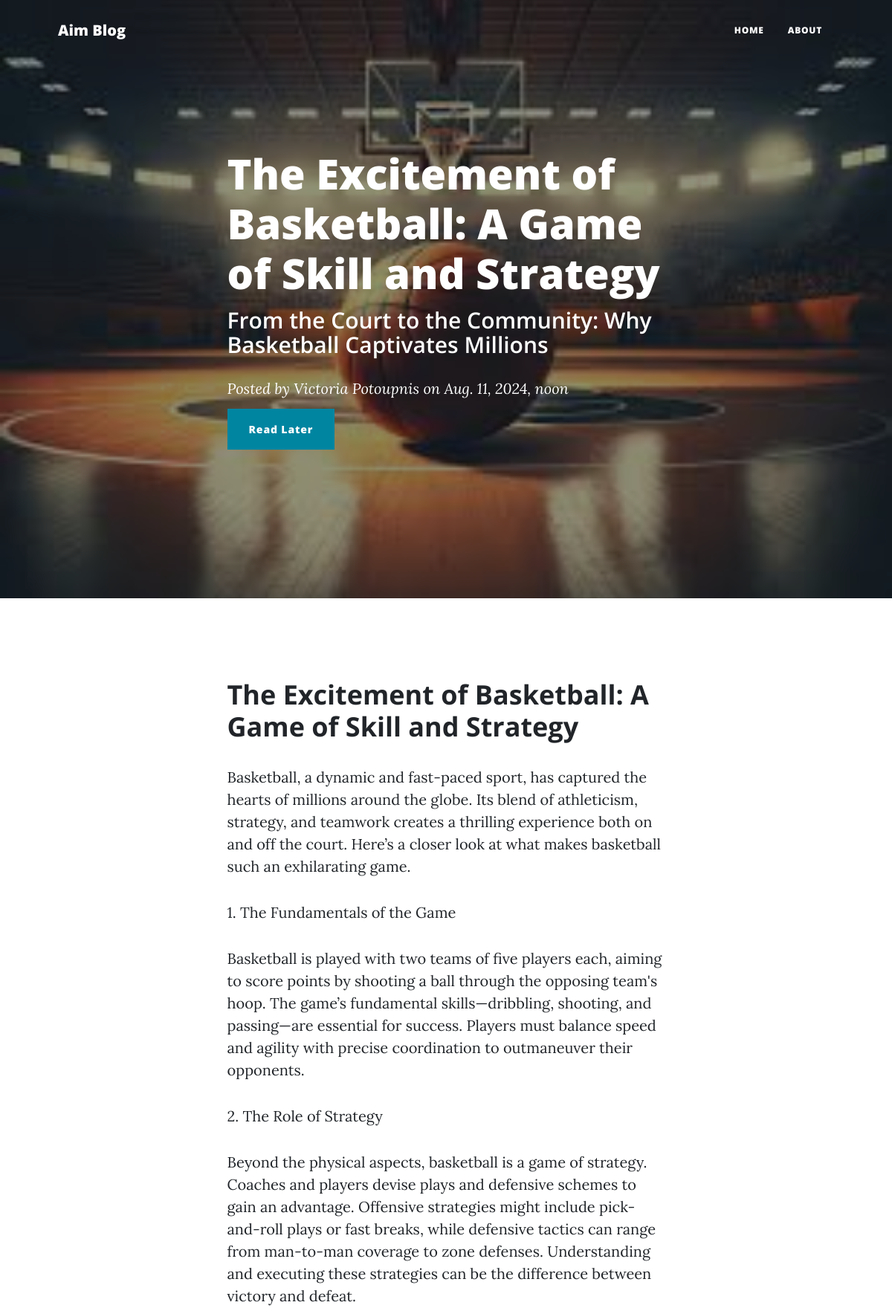
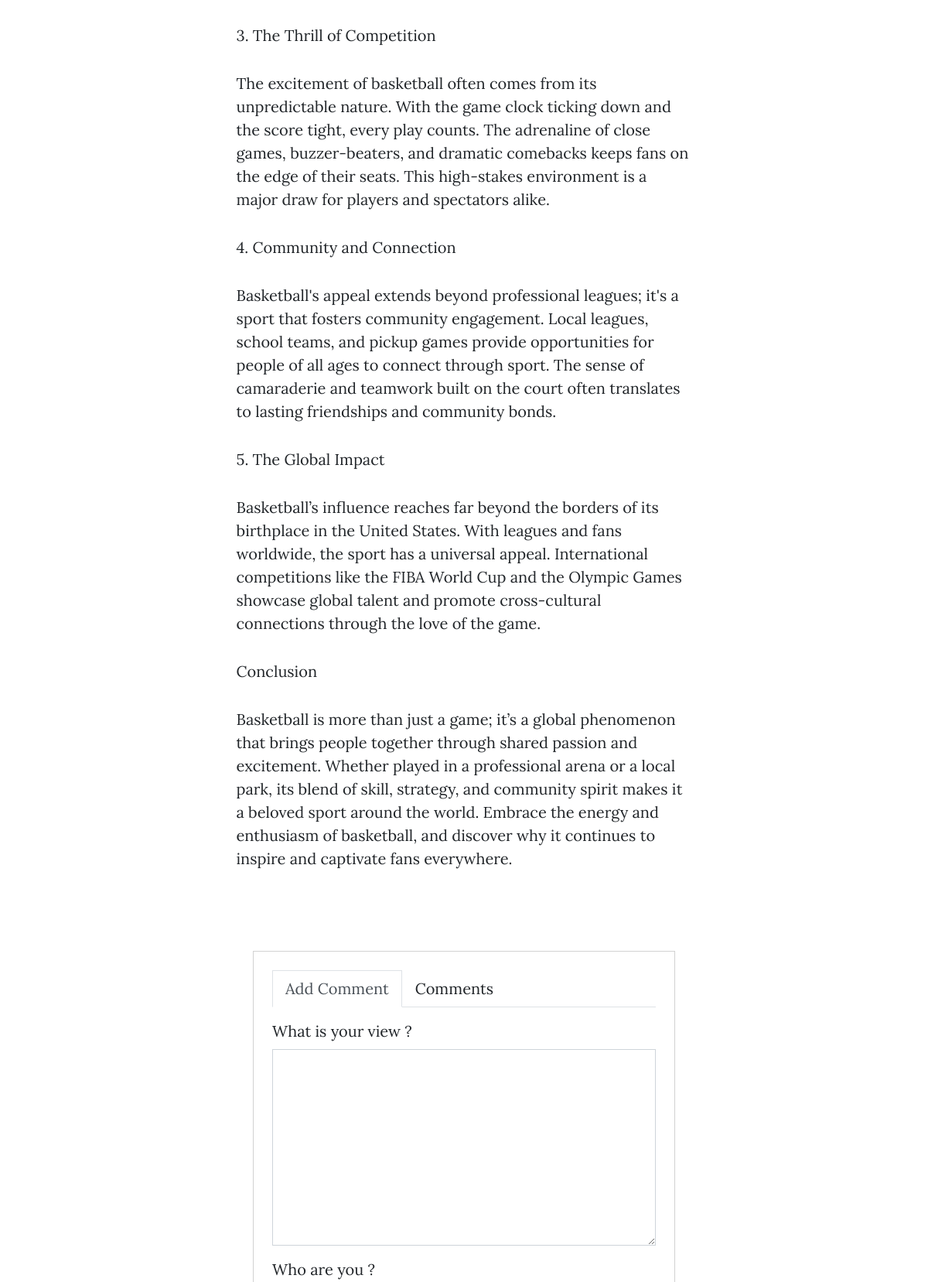
The page /blog/posts/the-excitement-of-basketball-a-game-of-skill-and-strategy (upper part) on the database its author committed (2 pictures, top to bottom).
### blog/models.py (models this page shows, shortened)
class Post(models.Model):
    title = models.CharField(max_length=200, null=False)
    subtitle = models.CharField(max_length=200, null=False, default='')
    image = models.ImageField(upload_to='uploads/', null=False)
    date = models.DateTimeField()
    slug = models.SlugField(unique=True, editable=False)
    content = models.TextField(validators=[MinLengthValidator(10)])
    author = models.ForeignKey(Author, on_delete=models.CASCADE, null=True, related_name='author')
    caption = models.ManyToManyField(Tag, null=False, related_name='tag')

class Author(models.Model):
    first_name = models.CharField(max_length=50, null=False)
    last_name = models.CharField(max_length=50, null=False)
    email = models.EmailField(null=False)
    def __str__(self):
        return f'{self.first_name} {self.last_name}'

### blog/views.py (the view)
# urls.py: path('posts/<slug:post_slug>', UniquePostView.as_view(), name='post_page'),
class UniquePostView(View):
    template_name = 'blog/post.html'
    comment_form = CommentForm
    def get(self, request, *args, **kwargs):
        post_slug = self.kwargs['post_slug']
        post = Post.objects.get(slug=post_slug)
        comments = Comment.objects.filter(post=post).order_by('-date')
        read_later_ids = []
        if request.session.get('read_later_list'):
            read_later_ids = request.session.get('read_later_list')
        print('Read later ids: ', read_later_ids)
        in_read_later_list = False
        print(post.id)
        if post.id in read_later_ids:
            in_read_later_list = True
        return render(request, self.template_name, context={
            'post': post,
            'form': self.comment_form(),
            'comments': comments,
            'in_read_later_list': in_read_later_list
        })

### blog/forms.py
class CommentForm(forms.ModelForm):
    class Meta:
        model = Comment
        fields = ['username', 'comment']
        widgets = {
            'username': forms.TextInput(attrs={'class': 'form-control'}),
            'comment': forms.Textarea(attrs={'class': 'form-control'}),
        }
        labels = {
            'username': 'Username',
            'comment': 'Comment'
        }

### blog/templates/blog/post.html (shortened to what this page needs)
{% extends "base.html" %}
{% load static %}
{% block header_content %}
    <header class="masthead" style="background-image: url('{{ post.image.url }}')">
        <div class="container position-relative px-4 px-lg-5">
            <div class="row gx-4 gx-lg-5 justify-content-center">
                <div class="col-md-10 col-lg-8 col-xl-7">
                    <div class="post-heading">
                        <h1>{{ post.title }}</h1>
                        <h2 class="subheading">{{ post.subtitle }}</h2>
                        <span class="meta">
                        Posted by
                        <a href="#!">{{ post.author }}</a>
                        on {{ post.date }}
                    </span>
                        <form action="{% url 'read_later' %}" method="post">
                            {% if in_read_later_list %}
                                <input type="hidden" name="post_slug" value= {{ post.slug }}>
                                <input type="hidden" name="remove_read_later_post_id" value= {{ post.id }}>
                                <button type="submit" class="btn btn-primary mt-3">Remove from Read Later</button>
                            {% else %}
                                <button type="submit" class="btn btn-primary mt-3">Read Later</button>
                            {% endif %}
                        </form>
                    </div>
                </div>
            </div>
        </div>
    </header>
{% endblock header_content %}
{% block main_content %}
    <article class="mb-4">
        <div class="container px-4 px-lg-5">
            <div class="row gx-4 gx-lg-5 justify-content-center">
                <div class="col-md-10 col-lg-8 col-xl-7">
                    <h2 class="section-heading">{{ post.title }}</h2>
                    <p>{{ post.content|linebreaks }}</p>
                </div>
            </div>
        </div>
    </article>
{% endblock main_content %}
{% block comments %}
    <section>
        <div class="container my-3 py-5 text-body">
            <div class="row d-flex justify-content-center">
                <div class="col-md-10 col-lg-8 col-xl-6">
                    <div class="card">
                        <div class="card-body p-4">
                            <div class="d-flex flex-start w-100">
                                <div class="w-100">
                                    <ul class="nav nav-tabs" id="myTab" role="tablist">
                                        <li class="nav-item" role="presentation">
                                            <button class="nav-link active" id="home-tab" data-bs-toggle="tab"
                                                    data-bs-target="#home-tab-pane1" type="button" role="tab"
                                                    aria-controls="home-tab-pane" aria-selected="true">Add Comment
                                            </button>
                                        </li>
                                        <li class="nav-item" role="presentation">
                                            <button class="nav-link" id="profile-tab" data-bs-toggle="tab"
                                                    data-bs-target="#profile-tab-pane" type="button" role="tab"
                                                    aria-controls="profile-tab-pane" aria-selected="false">Comments
                                            </button>
                                        </li>
                                    </ul>
                                    <div class="tab-content" id="myTabContent">
                                        <div class="tab-pane fade show active" id="home-tab-pane1" role="tabpanel"
                                             aria-labelledby="home-tab" tabindex="0">
                                            <form method="post" action="{% url 'comment_submit' %}">
                                                <div class="mb-3 mt-3">
                                                    <label for="{{ form.comment.id_for_label }}" class="form-label">What
                                                        is
                                                        your view ?</label>
                                                    {{ form.comment }}
                                                </div>
                                                <div class="mb-3">
                                                    <label for="{{ form.username.id_for_label }}" class="form-label">Who
                                                        are you ? </label>
                                                </div>
                                            </form>
                                        </div>
                                    </div>
                                </div>
                            </div>
                        </div>
                    </div>
                </div>
            </div>
        </div>
    </section>
{% endblock %}

### rows shown on the page
Post: image (picture), title "The Excitement of Basketball: A Game of Skill and Strategy", subtitle "From the Court to the Community: Why Basketball Captivates Millions", author "Victoria Potoupnis", date "Aug. 11, 2024, noon", content "Basketball, a dynamic and fast-paced sport, has captured the hearts of millions around the globe. Its blend of athleticism, strategy, and teamwork creates a thrilling experience both on and off the court. Here’s a closer look at what makes basketball such an exhilarating game. 1. The Fundamentals of the Game Basketball is played with two teams of five players each, aiming to score points by shooting a ball through the opposing team's hoop. The game’s fundamental skills—dribbling, shooting, and passing—are essential for success. Players must balance speed and agility with precise coordination to outmaneuver their opponents. 2. The Role of Strategy Beyond the physical aspects, basketball is a…"
